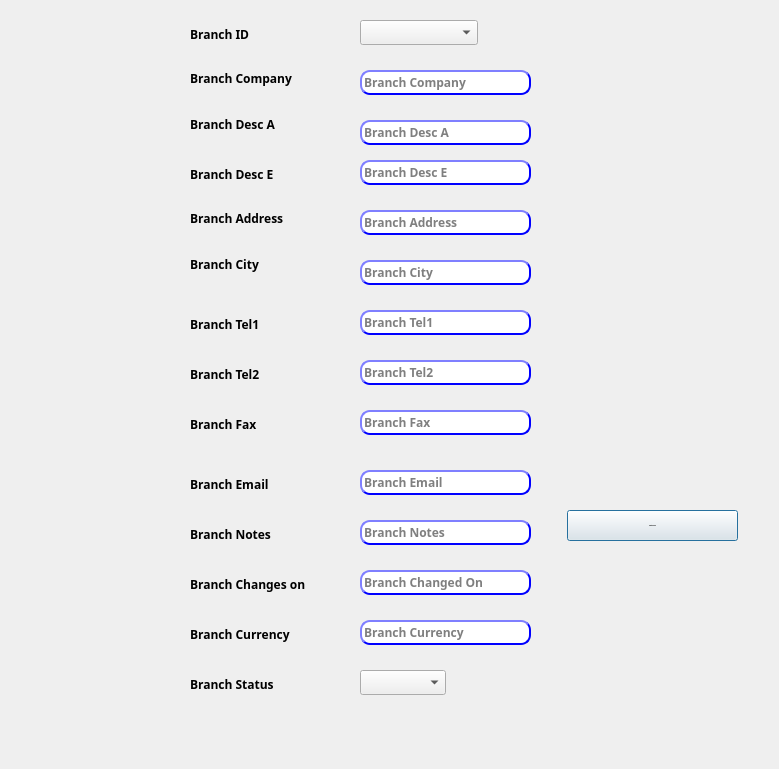
<?xml version="1.0" encoding="UTF-8"?>
<ui version="4.0">
 <class>Dialog</class>
 <widget class="QDialog" name="Dialog">
  <property name="geometry">
   <rect>
    <x>0</x>
    <y>0</y>
    <width>779</width>
    <height>769</height>
   </rect>
  </property>
  <property name="windowTitle">
   <string>Branch</string>
  </property>
  <widget class="QLineEdit" name="QLE_branchCompany">
   <property name="geometry">
    <rect>
     <x>360</x>
     <y>70</y>
     <width>171</width>
     <height>25</height>
    </rect>
   </property>
   <property name="font">
    <font>
     <family>29LT Bukra Regular</family>
     <pointsize>9</pointsize>
     <weight>75</weight>
     <bold>true</bold>
    </font>
   </property>
   <property name="styleSheet">
    <string notr="true">QLineEdit{
                                        background-color: white;
                                        border-style: outset;
                                        border-width: 2px;
                                        border-radius: 10px;
                                        border-color: blue;
                                        min-width: 6em;
                                        }
                                        QLineEdit:hover {
                                        background: qradialgradient(
                                        cx: 0.3, cy: -0.4, fx: 0.3, fy: -0.4,
                                        radius: 1.35, stop: 0 #fff, stop: 1 #bbb
                                        );
                                        }
                                       QLineEdit:pressed {
                                        border-style: inset;
                                        background: qradialgradient(
                                        cx: 0.4, cy: -0.1, fx: 0.4, fy: -0.1,
                                        radius: 1.35, stop: 0 #fff, stop: 1 #ddd
                                        );
                                        }
                                    </string>
   </property>
   <property name="placeholderText">
    <string>Branch Company</string>
   </property>
  </widget>
  <widget class="QLineEdit" name="qle_branch_desc_a">
   <property name="geometry">
    <rect>
     <x>360</x>
     <y>120</y>
     <width>171</width>
     <height>25</height>
    </rect>
   </property>
   <property name="font">
    <font>
     <family>29LT Bukra Regular</family>
     <pointsize>9</pointsize>
     <weight>75</weight>
     <bold>true</bold>
    </font>
   </property>
   <property name="styleSheet">
    <string notr="true">QLineEdit{
                                        background-color: white;
                                        border-style: outset;
                                        border-width: 2px;
                                        border-radius: 10px;
                                        border-color: blue;
                                        min-width: 6em;
                                        }
                                        QLineEdit:hover {
                                        background: qradialgradient(
                                        cx: 0.3, cy: -0.4, fx: 0.3, fy: -0.4,
                                        radius: 1.35, stop: 0 #fff, stop: 1 #bbb
                                        );
                                        }
                                       QLineEdit:pressed {
                                        border-style: inset;
                                        background: qradialgradient(
                                        cx: 0.4, cy: -0.1, fx: 0.4, fy: -0.1,
                                        radius: 1.35, stop: 0 #fff, stop: 1 #ddd
                                        );
                                        }
                                    </string>
   </property>
   <property name="text">
    <string/>
   </property>
   <property name="maxLength">
    <number>32767</number>
   </property>
   <property name="placeholderText">
    <string>Branch Desc A</string>
   </property>
  </widget>
  <widget class="QPushButton" name="btn_create_branch">
   <property name="geometry">
    <rect>
     <x>567</x>
     <y>510</y>
     <width>171</width>
     <height>31</height>
    </rect>
   </property>
   <property name="font">
    <font>
     <family>29LT Bukra Regular</family>
     <pointsize>-1</pointsize>
     <weight>75</weight>
     <italic>false</italic>
     <bold>true</bold>
    </font>
   </property>
   <property name="styleSheet">
    <string notr="true"/>
   </property>
   <property name="text">
    <string>Create Branch</string>
   </property>
  </widget>
  <widget class="QLabel" name="qll_branch_desc_a">
   <property name="geometry">
    <rect>
     <x>190</x>
     <y>110</y>
     <width>111</width>
     <height>29</height>
    </rect>
   </property>
   <property name="font">
    <font>
     <family>29LT Bukra Regular</family>
     <pointsize>9</pointsize>
     <weight>75</weight>
     <bold>true</bold>
    </font>
   </property>
   <property name="text">
    <string>Branch Desc A</string>
   </property>
  </widget>
  <widget class="QLineEdit" name="qle_branch_city">
   <property name="geometry">
    <rect>
     <x>360</x>
     <y>260</y>
     <width>171</width>
     <height>25</height>
    </rect>
   </property>
   <property name="font">
    <font>
     <family>29LT Bukra Regular</family>
     <pointsize>9</pointsize>
     <weight>75</weight>
     <bold>true</bold>
    </font>
   </property>
   <property name="styleSheet">
    <string notr="true">QLineEdit{
                                        background-color: white;
                                        border-style: outset;
                                        border-width: 2px;
                                        border-radius: 10px;
                                        border-color: blue;
                                        min-width: 6em;
                                        }
                                        QLineEdit:hover {
                                        background: qradialgradient(
                                        cx: 0.3, cy: -0.4, fx: 0.3, fy: -0.4,
                                        radius: 1.35, stop: 0 #fff, stop: 1 #bbb
                                        );
                                        }
                                       QLineEdit:pressed {
                                        border-style: inset;
                                        background: qradialgradient(
                                        cx: 0.4, cy: -0.1, fx: 0.4, fy: -0.1,
                                        radius: 1.35, stop: 0 #fff, stop: 1 #ddd
                                        );
                                        }
                                    </string>
   </property>
   <property name="placeholderText">
    <string>Branch City</string>
   </property>
  </widget>
  <widget class="QLabel" name="qll_branch_tel1">
   <property name="geometry">
    <rect>
     <x>190</x>
     <y>310</y>
     <width>99</width>
     <height>29</height>
    </rect>
   </property>
   <property name="font">
    <font>
     <family>29LT Bukra Regular</family>
     <pointsize>9</pointsize>
     <weight>75</weight>
     <bold>true</bold>
    </font>
   </property>
   <property name="text">
    <string>Branch Tel1</string>
   </property>
  </widget>
  <widget class="QLabel" name="qll_branch_city">
   <property name="geometry">
    <rect>
     <x>190</x>
     <y>250</y>
     <width>99</width>
     <height>29</height>
    </rect>
   </property>
   <property name="font">
    <font>
     <family>29LT Bukra Regular</family>
     <pointsize>9</pointsize>
     <weight>75</weight>
     <bold>true</bold>
    </font>
   </property>
   <property name="text">
    <string>Branch City</string>
   </property>
  </widget>
  <widget class="QLabel" name="qll_branch_company">
   <property name="geometry">
    <rect>
     <x>190</x>
     <y>70</y>
     <width>121</width>
     <height>16</height>
    </rect>
   </property>
   <property name="font">
    <font>
     <family>29LT Bukra Regular</family>
     <pointsize>9</pointsize>
     <weight>75</weight>
     <bold>true</bold>
    </font>
   </property>
   <property name="text">
    <string>Branch Company</string>
   </property>
  </widget>
  <widget class="QLabel" name="qll_branch_id">
   <property name="geometry">
    <rect>
     <x>190</x>
     <y>20</y>
     <width>99</width>
     <height>29</height>
    </rect>
   </property>
   <property name="font">
    <font>
     <family>29LT Bukra Regular</family>
     <pointsize>9</pointsize>
     <weight>75</weight>
     <bold>true</bold>
    </font>
   </property>
   <property name="text">
    <string>Branch ID</string>
   </property>
  </widget>
  <widget class="QComboBox" name="CMB_branchId">
   <property name="geometry">
    <rect>
     <x>360</x>
     <y>20</y>
     <width>118</width>
     <height>25</height>
    </rect>
   </property>
   <property name="font">
    <font>
     <family>29LT Bukra Regular</family>
     <pointsize>9</pointsize>
     <weight>75</weight>
     <bold>true</bold>
    </font>
   </property>
   <property name="styleSheet">
    <string notr="true">QComboBox::editable:!on
{
border : 4px black;
border-style : dotted;
}</string>
   </property>
  </widget>
  <widget class="QLabel" name="qll_branch_desc_e">
   <property name="geometry">
    <rect>
     <x>190</x>
     <y>160</y>
     <width>121</width>
     <height>29</height>
    </rect>
   </property>
   <property name="font">
    <font>
     <family>29LT Bukra Regular</family>
     <pointsize>9</pointsize>
     <weight>75</weight>
     <bold>true</bold>
    </font>
   </property>
   <property name="text">
    <string>Branch Desc E</string>
   </property>
  </widget>
  <widget class="QLineEdit" name="qle_branch_desc_e">
   <property name="geometry">
    <rect>
     <x>360</x>
     <y>160</y>
     <width>171</width>
     <height>25</height>
    </rect>
   </property>
   <property name="font">
    <font>
     <family>29LT Bukra Regular</family>
     <pointsize>9</pointsize>
     <weight>75</weight>
     <bold>true</bold>
    </font>
   </property>
   <property name="styleSheet">
    <string notr="true">QLineEdit{
                                        background-color: white;
                                        border-style: outset;
                                        border-width: 2px;
                                        border-radius: 10px;
                                        border-color: blue;
                                        min-width: 6em;
                                        }
                                        QLineEdit:hover {
                                        background: qradialgradient(
                                        cx: 0.3, cy: -0.4, fx: 0.3, fy: -0.4,
                                        radius: 1.35, stop: 0 #fff, stop: 1 #bbb
                                        );
                                        }
                                       QLineEdit:pressed {
                                        border-style: inset;
                                        background: qradialgradient(
                                        cx: 0.4, cy: -0.1, fx: 0.4, fy: -0.1,
                                        radius: 1.35, stop: 0 #fff, stop: 1 #ddd
                                        );
                                        }
                                    </string>
   </property>
   <property name="text">
    <string/>
   </property>
   <property name="maxLength">
    <number>32767</number>
   </property>
   <property name="placeholderText">
    <string>Branch Desc E</string>
   </property>
  </widget>
  <widget class="QLabel" name="qll_branch_address">
   <property name="geometry">
    <rect>
     <x>190</x>
     <y>210</y>
     <width>121</width>
     <height>16</height>
    </rect>
   </property>
   <property name="font">
    <font>
     <family>29LT Bukra Regular</family>
     <pointsize>9</pointsize>
     <weight>75</weight>
     <bold>true</bold>
    </font>
   </property>
   <property name="text">
    <string>Branch Address</string>
   </property>
  </widget>
  <widget class="QLineEdit" name="qle_branch_tel1">
   <property name="geometry">
    <rect>
     <x>360</x>
     <y>310</y>
     <width>171</width>
     <height>25</height>
    </rect>
   </property>
   <property name="font">
    <font>
     <family>29LT Bukra Regular</family>
     <pointsize>9</pointsize>
     <weight>75</weight>
     <bold>true</bold>
    </font>
   </property>
   <property name="styleSheet">
    <string notr="true">QLineEdit{
                                        background-color: white;
                                        border-style: outset;
                                        border-width: 2px;
                                        border-radius: 10px;
                                        border-color: blue;
                                        min-width: 6em;
                                        }
                                        QLineEdit:hover {
                                        background: qradialgradient(
                                        cx: 0.3, cy: -0.4, fx: 0.3, fy: -0.4,
                                        radius: 1.35, stop: 0 #fff, stop: 1 #bbb
                                        );
                                        }
                                       QLineEdit:pressed {
                                        border-style: inset;
                                        background: qradialgradient(
                                        cx: 0.4, cy: -0.1, fx: 0.4, fy: -0.1,
                                        radius: 1.35, stop: 0 #fff, stop: 1 #ddd
                                        );
                                        }
                                    </string>
   </property>
   <property name="placeholderText">
    <string>Branch Tel1</string>
   </property>
  </widget>
  <widget class="QLineEdit" name="qle_branch_address">
   <property name="geometry">
    <rect>
     <x>360</x>
     <y>210</y>
     <width>171</width>
     <height>25</height>
    </rect>
   </property>
   <property name="font">
    <font>
     <family>29LT Bukra Regular</family>
     <pointsize>9</pointsize>
     <weight>75</weight>
     <bold>true</bold>
    </font>
   </property>
   <property name="styleSheet">
    <string notr="true">QLineEdit{
                                        background-color: white;
                                        border-style: outset;
                                        border-width: 2px;
                                        border-radius: 10px;
                                        border-color: blue;
                                        min-width: 6em;
                                        }
                                        QLineEdit:hover {
                                        background: qradialgradient(
                                        cx: 0.3, cy: -0.4, fx: 0.3, fy: -0.4,
                                        radius: 1.35, stop: 0 #fff, stop: 1 #bbb
                                        );
                                        }
                                       QLineEdit:pressed {
                                        border-style: inset;
                                        background: qradialgradient(
                                        cx: 0.4, cy: -0.1, fx: 0.4, fy: -0.1,
                                        radius: 1.35, stop: 0 #fff, stop: 1 #ddd
                                        );
                                        }
                                    </string>
   </property>
   <property name="placeholderText">
    <string>Branch Address</string>
   </property>
  </widget>
  <widget class="QLineEdit" name="qle_branch_tel2">
   <property name="geometry">
    <rect>
     <x>360</x>
     <y>360</y>
     <width>171</width>
     <height>25</height>
    </rect>
   </property>
   <property name="font">
    <font>
     <family>29LT Bukra Regular</family>
     <pointsize>9</pointsize>
     <weight>75</weight>
     <bold>true</bold>
    </font>
   </property>
   <property name="styleSheet">
    <string notr="true">QLineEdit{
                                        background-color: white;
                                        border-style: outset;
                                        border-width: 2px;
                                        border-radius: 10px;
                                        border-color: blue;
                                        min-width: 6em;
                                        }
                                        QLineEdit:hover {
                                        background: qradialgradient(
                                        cx: 0.3, cy: -0.4, fx: 0.3, fy: -0.4,
                                        radius: 1.35, stop: 0 #fff, stop: 1 #bbb
                                        );
                                        }
                                       QLineEdit:pressed {
                                        border-style: inset;
                                        background: qradialgradient(
                                        cx: 0.4, cy: -0.1, fx: 0.4, fy: -0.1,
                                        radius: 1.35, stop: 0 #fff, stop: 1 #ddd
                                        );
                                        }
                                    </string>
   </property>
   <property name="placeholderText">
    <string>Branch Tel2</string>
   </property>
  </widget>
  <widget class="QLabel" name="qll_branch_tel2">
   <property name="geometry">
    <rect>
     <x>190</x>
     <y>360</y>
     <width>99</width>
     <height>29</height>
    </rect>
   </property>
   <property name="font">
    <font>
     <family>29LT Bukra Regular</family>
     <pointsize>9</pointsize>
     <weight>75</weight>
     <bold>true</bold>
    </font>
   </property>
   <property name="text">
    <string>Branch Tel2</string>
   </property>
  </widget>
  <widget class="QLineEdit" name="qle_branch_fax">
   <property name="geometry">
    <rect>
     <x>360</x>
     <y>410</y>
     <width>171</width>
     <height>25</height>
    </rect>
   </property>
   <property name="font">
    <font>
     <family>29LT Bukra Regular</family>
     <pointsize>9</pointsize>
     <weight>75</weight>
     <bold>true</bold>
    </font>
   </property>
   <property name="styleSheet">
    <string notr="true">QLineEdit{
                                        background-color: white;
                                        border-style: outset;
                                        border-width: 2px;
                                        border-radius: 10px;
                                        border-color: blue;
                                        min-width: 6em;
                                        }
                                        QLineEdit:hover {
                                        background: qradialgradient(
                                        cx: 0.3, cy: -0.4, fx: 0.3, fy: -0.4,
                                        radius: 1.35, stop: 0 #fff, stop: 1 #bbb
                                        );
                                        }
                                       QLineEdit:pressed {
                                        border-style: inset;
                                        background: qradialgradient(
                                        cx: 0.4, cy: -0.1, fx: 0.4, fy: -0.1,
                                        radius: 1.35, stop: 0 #fff, stop: 1 #ddd
                                        );
                                        }
                                    </string>
   </property>
   <property name="placeholderText">
    <string>Branch Fax</string>
   </property>
  </widget>
  <widget class="QLabel" name="qll_branch_fax">
   <property name="geometry">
    <rect>
     <x>190</x>
     <y>410</y>
     <width>99</width>
     <height>29</height>
    </rect>
   </property>
   <property name="font">
    <font>
     <family>29LT Bukra Regular</family>
     <pointsize>9</pointsize>
     <weight>75</weight>
     <bold>true</bold>
    </font>
   </property>
   <property name="text">
    <string>Branch Fax</string>
   </property>
  </widget>
  <widget class="QLineEdit" name="qle_branch_email">
   <property name="geometry">
    <rect>
     <x>360</x>
     <y>470</y>
     <width>171</width>
     <height>25</height>
    </rect>
   </property>
   <property name="font">
    <font>
     <family>29LT Bukra Regular</family>
     <pointsize>9</pointsize>
     <weight>75</weight>
     <bold>true</bold>
    </font>
   </property>
   <property name="styleSheet">
    <string notr="true">QLineEdit{
                                        background-color: white;
                                        border-style: outset;
                                        border-width: 2px;
                                        border-radius: 10px;
                                        border-color: blue;
                                        min-width: 6em;
                                        }
                                        QLineEdit:hover {
                                        background: qradialgradient(
                                        cx: 0.3, cy: -0.4, fx: 0.3, fy: -0.4,
                                        radius: 1.35, stop: 0 #fff, stop: 1 #bbb
                                        );
                                        }
                                       QLineEdit:pressed {
                                        border-style: inset;
                                        background: qradialgradient(
                                        cx: 0.4, cy: -0.1, fx: 0.4, fy: -0.1,
                                        radius: 1.35, stop: 0 #fff, stop: 1 #ddd
                                        );
                                        }
                                    </string>
   </property>
   <property name="text">
    <string/>
   </property>
   <property name="placeholderText">
    <string>Branch Email</string>
   </property>
  </widget>
  <widget class="QLabel" name="qll_branch_email">
   <property name="geometry">
    <rect>
     <x>190</x>
     <y>470</y>
     <width>99</width>
     <height>29</height>
    </rect>
   </property>
   <property name="font">
    <font>
     <family>29LT Bukra Regular</family>
     <pointsize>9</pointsize>
     <weight>75</weight>
     <bold>true</bold>
    </font>
   </property>
   <property name="text">
    <string>Branch Email</string>
   </property>
  </widget>
  <widget class="QLineEdit" name="qle_branch_notes">
   <property name="geometry">
    <rect>
     <x>360</x>
     <y>520</y>
     <width>171</width>
     <height>25</height>
    </rect>
   </property>
   <property name="font">
    <font>
     <family>29LT Bukra Regular</family>
     <pointsize>9</pointsize>
     <weight>75</weight>
     <bold>true</bold>
    </font>
   </property>
   <property name="styleSheet">
    <string notr="true">QLineEdit{
                                        background-color: white;
                                        border-style: outset;
                                        border-width: 2px;
                                        border-radius: 10px;
                                        border-color: blue;
                                        min-width: 6em;
                                        }
                                        QLineEdit:hover {
                                        background: qradialgradient(
                                        cx: 0.3, cy: -0.4, fx: 0.3, fy: -0.4,
                                        radius: 1.35, stop: 0 #fff, stop: 1 #bbb
                                        );
                                        }
                                       QLineEdit:pressed {
                                        border-style: inset;
                                        background: qradialgradient(
                                        cx: 0.4, cy: -0.1, fx: 0.4, fy: -0.1,
                                        radius: 1.35, stop: 0 #fff, stop: 1 #ddd
                                        );
                                        }
                                    </string>
   </property>
   <property name="text">
    <string/>
   </property>
   <property name="placeholderText">
    <string>Branch Notes</string>
   </property>
  </widget>
  <widget class="QLabel" name="qll_branch_notes">
   <property name="geometry">
    <rect>
     <x>190</x>
     <y>520</y>
     <width>99</width>
     <height>29</height>
    </rect>
   </property>
   <property name="font">
    <font>
     <family>29LT Bukra Regular</family>
     <pointsize>9</pointsize>
     <weight>75</weight>
     <bold>true</bold>
    </font>
   </property>
   <property name="text">
    <string>Branch Notes</string>
   </property>
  </widget>
  <widget class="QLabel" name="qll_branch_changed_on">
   <property name="geometry">
    <rect>
     <x>190</x>
     <y>570</y>
     <width>151</width>
     <height>29</height>
    </rect>
   </property>
   <property name="font">
    <font>
     <family>29LT Bukra Regular</family>
     <pointsize>9</pointsize>
     <weight>75</weight>
     <bold>true</bold>
    </font>
   </property>
   <property name="text">
    <string>Branch Changes on</string>
   </property>
  </widget>
  <widget class="QLineEdit" name="qle_branch_changed_on">
   <property name="geometry">
    <rect>
     <x>360</x>
     <y>570</y>
     <width>171</width>
     <height>25</height>
    </rect>
   </property>
   <property name="font">
    <font>
     <family>29LT Bukra Regular</family>
     <pointsize>9</pointsize>
     <weight>75</weight>
     <bold>true</bold>
    </font>
   </property>
   <property name="styleSheet">
    <string notr="true">QLineEdit{
                                        background-color: white;
                                        border-style: outset;
                                        border-width: 2px;
                                        border-radius: 10px;
                                        border-color: blue;
                                        min-width: 6em;
                                        }
                                        QLineEdit:hover {
                                        background: qradialgradient(
                                        cx: 0.3, cy: -0.4, fx: 0.3, fy: -0.4,
                                        radius: 1.35, stop: 0 #fff, stop: 1 #bbb
                                        );
                                        }
                                       QLineEdit:pressed {
                                        border-style: inset;
                                        background: qradialgradient(
                                        cx: 0.4, cy: -0.1, fx: 0.4, fy: -0.1,
                                        radius: 1.35, stop: 0 #fff, stop: 1 #ddd
                                        );
                                        }
                                    </string>
   </property>
   <property name="text">
    <string/>
   </property>
   <property name="placeholderText">
    <string>Branch Changed On</string>
   </property>
  </widget>
  <widget class="QLabel" name="qll_branch_changed_on_2">
   <property name="geometry">
    <rect>
     <x>190</x>
     <y>620</y>
     <width>131</width>
     <height>29</height>
    </rect>
   </property>
   <property name="font">
    <font>
     <family>29LT Bukra Regular</family>
     <pointsize>9</pointsize>
     <weight>75</weight>
     <bold>true</bold>
    </font>
   </property>
   <property name="text">
    <string>Branch Currency</string>
   </property>
  </widget>
  <widget class="QLineEdit" name="qle_branch_currency">
   <property name="geometry">
    <rect>
     <x>360</x>
     <y>620</y>
     <width>171</width>
     <height>25</height>
    </rect>
   </property>
   <property name="font">
    <font>
     <family>29LT Bukra Regular</family>
     <pointsize>9</pointsize>
     <weight>75</weight>
     <bold>true</bold>
    </font>
   </property>
   <property name="styleSheet">
    <string notr="true">QLineEdit{
                                        background-color: white;
                                        border-style: outset;
                                        border-width: 2px;
                                        border-radius: 10px;
                                        border-color: blue;
                                        min-width: 6em;
                                        }
                                        QLineEdit:hover {
                                        background: qradialgradient(
                                        cx: 0.3, cy: -0.4, fx: 0.3, fy: -0.4,
                                        radius: 1.35, stop: 0 #fff, stop: 1 #bbb
                                        );
                                        }
                                       QLineEdit:pressed {
                                        border-style: inset;
                                        background: qradialgradient(
                                        cx: 0.4, cy: -0.1, fx: 0.4, fy: -0.1,
                                        radius: 1.35, stop: 0 #fff, stop: 1 #ddd
                                        );
                                        }
                                    </string>
   </property>
   <property name="text">
    <string/>
   </property>
   <property name="placeholderText">
    <string>Branch Currency</string>
   </property>
  </widget>
  <widget class="QLabel" name="qll_branch_status">
   <property name="geometry">
    <rect>
     <x>190</x>
     <y>670</y>
     <width>121</width>
     <height>29</height>
    </rect>
   </property>
   <property name="font">
    <font>
     <family>29LT Bukra Regular</family>
     <pointsize>9</pointsize>
     <weight>75</weight>
     <bold>true</bold>
    </font>
   </property>
   <property name="text">
    <string>Branch Status</string>
   </property>
  </widget>
  <widget class="QComboBox" name="CMB_branchStatus">
   <property name="geometry">
    <rect>
     <x>360</x>
     <y>670</y>
     <width>86</width>
     <height>25</height>
    </rect>
   </property>
   <property name="font">
    <font>
     <family>29LT Bukra Regular</family>
     <pointsize>9</pointsize>
     <weight>75</weight>
     <bold>true</bold>
    </font>
   </property>
   <property name="styleSheet">
    <string notr="true"/>
   </property>
  </widget>
 </widget>
 <resources/>
 <connections/>
</ui>
